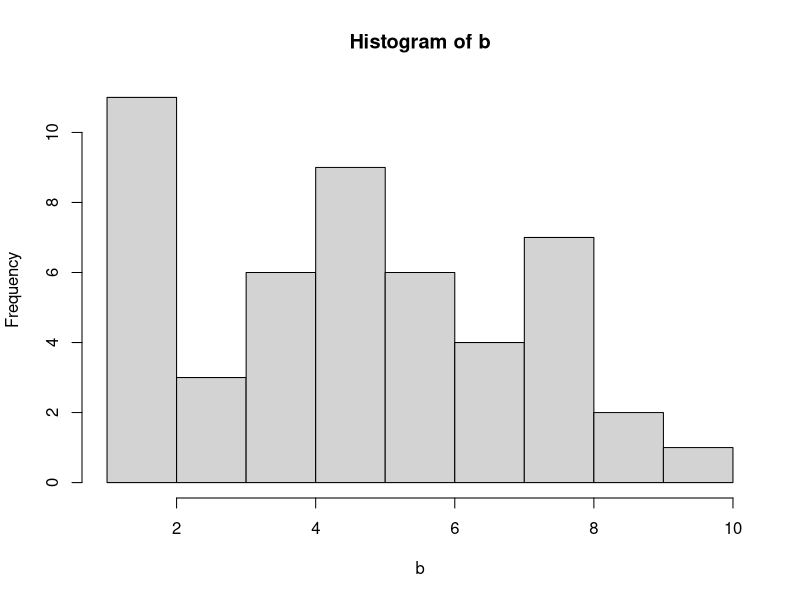
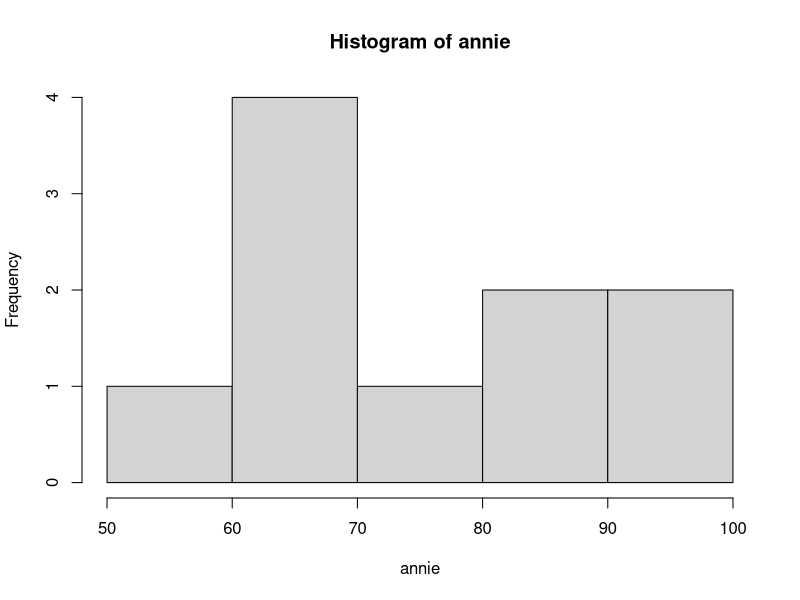
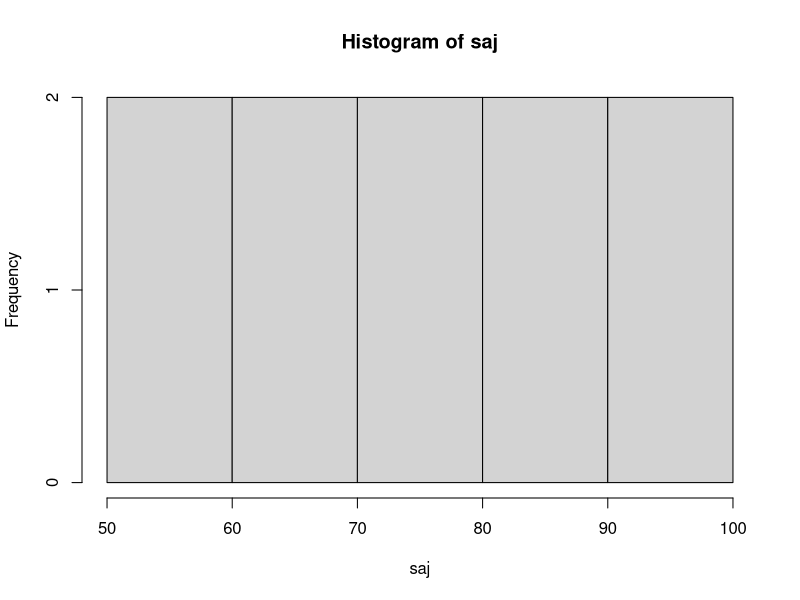
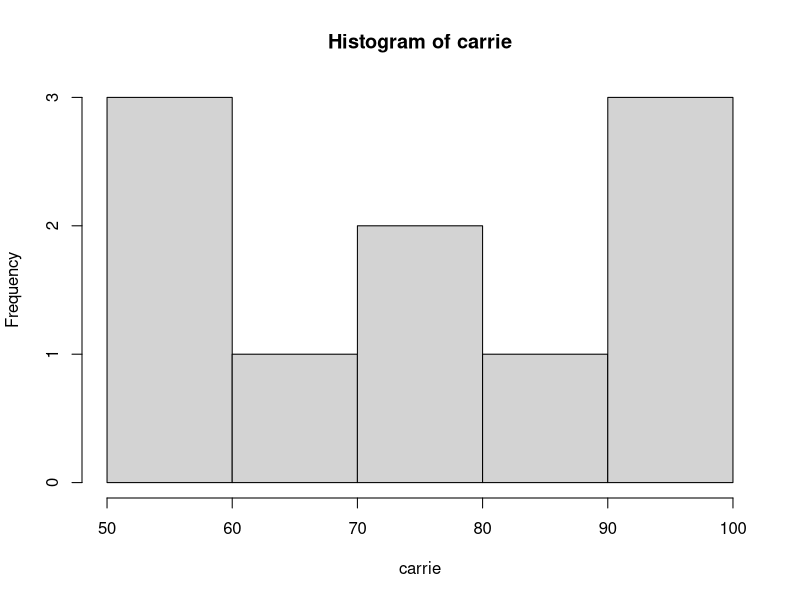
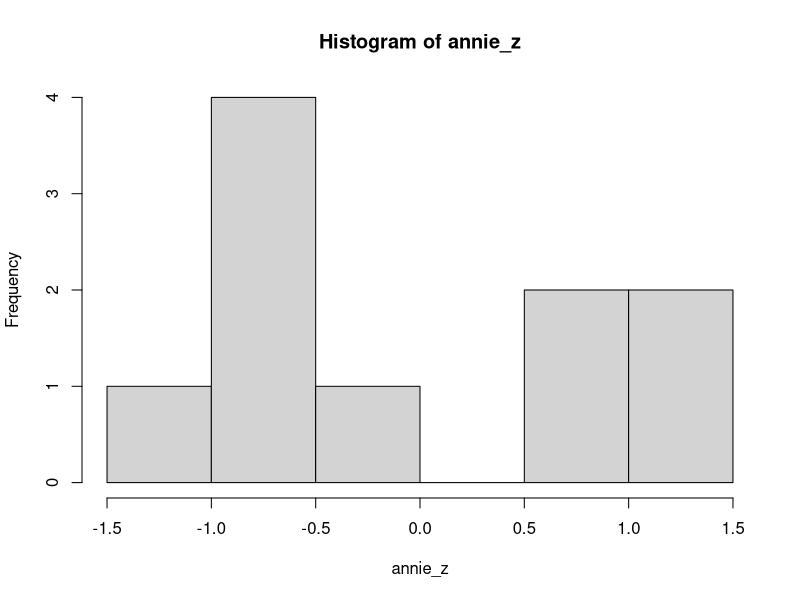

The R script that drew these images, in order:
## ---- chunk 1
a<- 40
sqrt(a)
## ---- chunk 2
b <- c( 4, 1, 5, 3, 8, 2, 2, 6, 8, 5, 4, 1, 6, 5, 4, 5, 7, 9, 10, 1, 1, 3, 5, 4, 6, 4, 8, 6, 5, 5, 7, 8, 9, 8, 8, 2, 1, 4, 3, 2, 5, 1, 5, 6, 8, 6, 7, 2, 7)
mean(b)
median(b)
sd(b)
hist(b)
## ---- chunk 3
annie <- c(55, 95, 85, 65, 65, 85, 65, 95, 65, 75)
saj <- c(65, 85, 95, 75, 65, 55, 55, 75, 95, 85)
carrie <- c(75, 65, 95, 95, 55, 85, 75, 55, 95, 55)
mean(annie)
mean(saj)
mean(carrie)
## ---- chunk 4
sd(annie); sd(saj); sd(carrie)
## ---- chunk 5
median(annie); median(saj); median(carrie)
hist(annie); hist(saj); hist(carrie)
## ---- chunk 6
annie_z <- scale(annie)
mean(annie_z)
sd(annie_z)
## ---- chunk 7
annie_z <- scale(annie)
max(annie); max(annie_z)
## ---- chunk 8
hist(annie_z)
## ---- chunk 9
pnorm(1.4142136)
## ---- chunk 10
d <- 100 * 246; e <- 84/32.1; f <- 8^4;
f <- 8**4 # this does the same thing as 8^4
(d+e)/f 
## ---- chunk 11
abs(-5.3)
## ---- chunk 12
g <- seq(0,30,3); mean(g)
